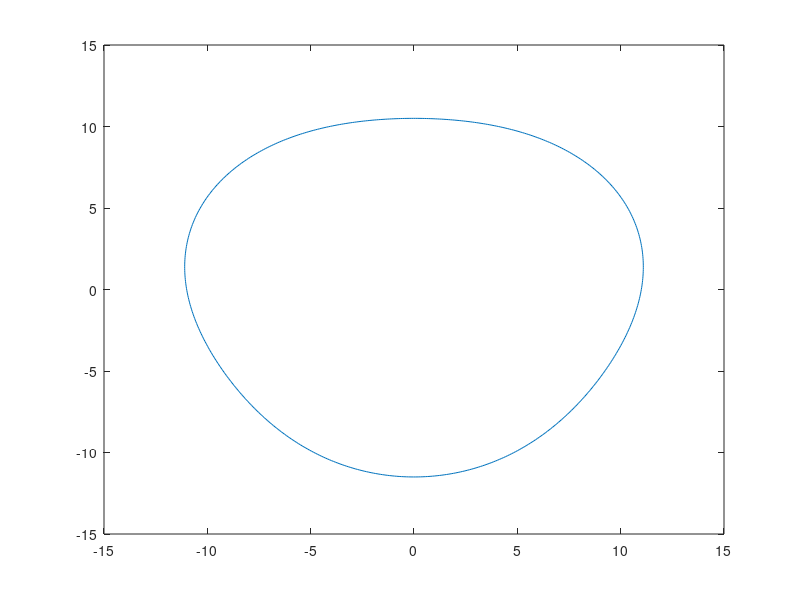

This figure's MATLAB source:
theta=linspace(0,2*pi,200*pi);
rho=(3+8)+0.5*sin((3)*theta);
[x,y]=pol2cart(theta,rho);
plot(x,y);
dx = diff(x);
dy = diff(y);
ax=atan(dx);
ay=atan(dy);





